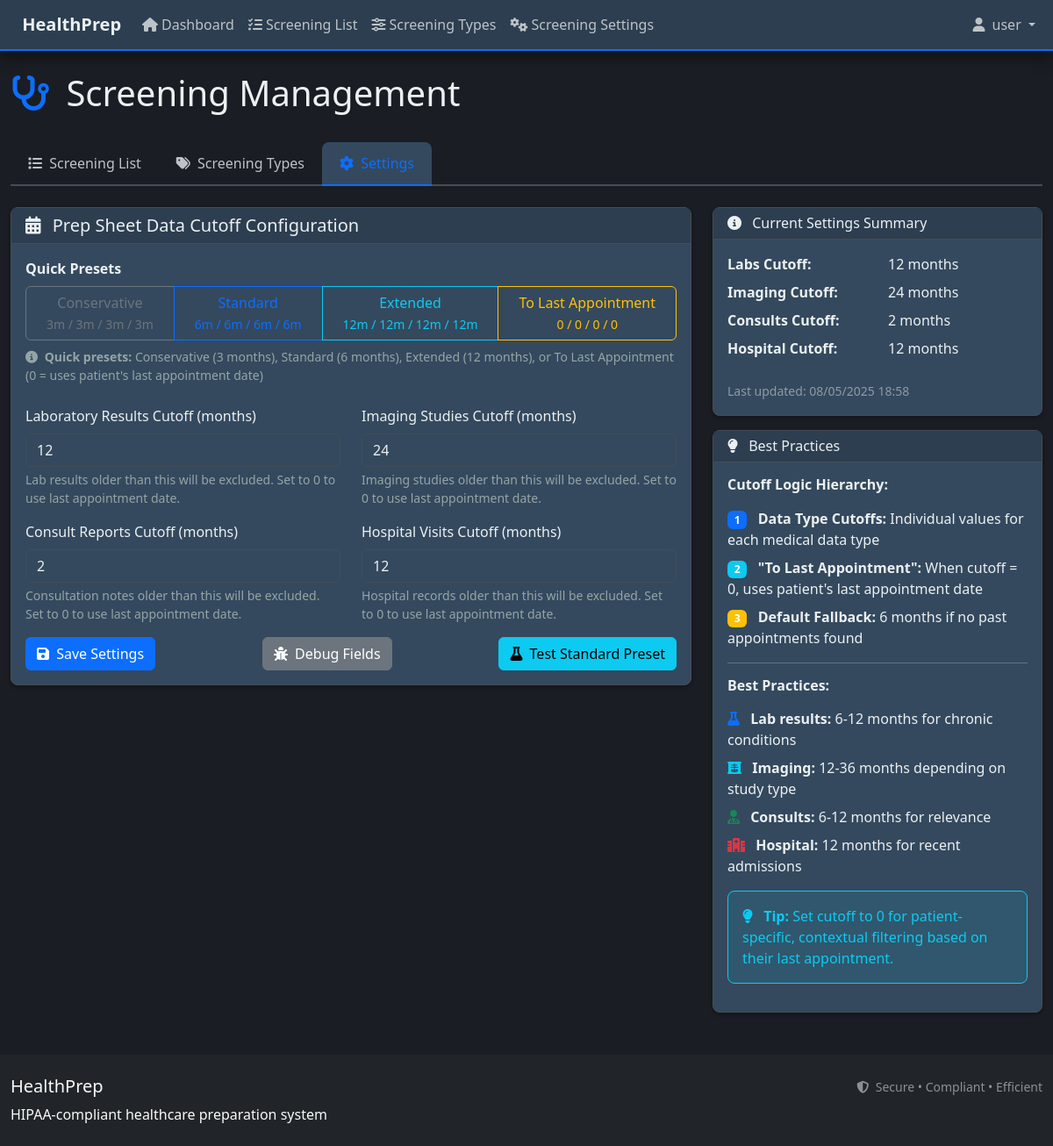
The app's page /screening/settings (signed in), older data.
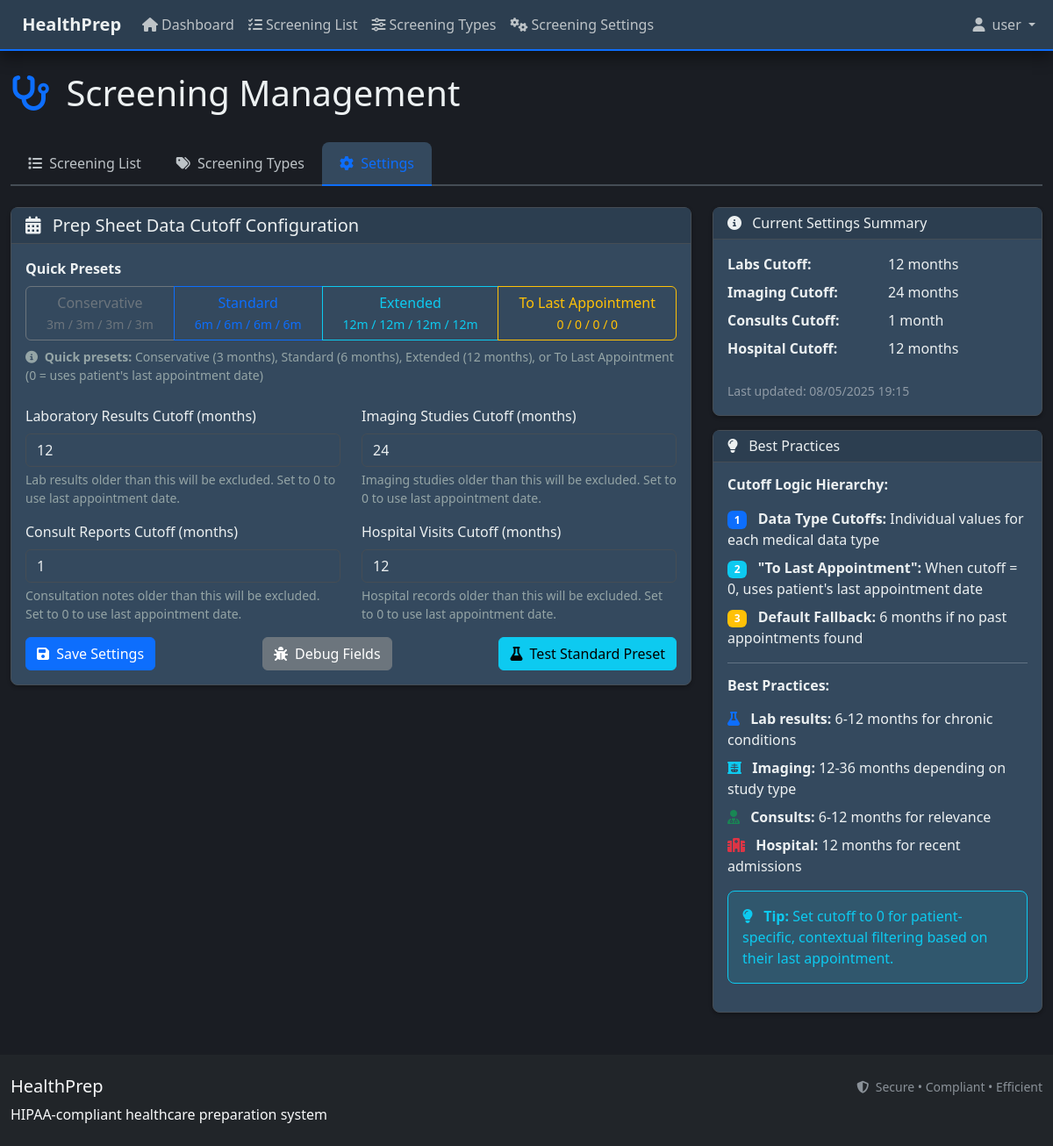
The same page, newer data.
### models.py (models this page shows, shortened)
class User(UserMixin, db.Model):
    __tablename__ = 'users'
    id = db.Column(db.Integer, primary_key=True)
    username = db.Column(db.String(80), unique=True, nullable=False)
    email = db.Column(db.String(120), unique=True, nullable=False)
    password_hash = db.Column(db.String(255), nullable=False)
    is_admin = db.Column(db.Boolean, default=False, nullable=False)
    created_at = db.Column(db.DateTime, default=datetime.utcnow)
    last_login = db.Column(db.DateTime)
    @property
    def is_active(self):
        return True  # All users are active by default

class PrepSheetSettings(db.Model):
    __tablename__ = 'prep_sheet_settings'
    id = db.Column(db.Integer, primary_key=True)
    labs_cutoff_months = db.Column(db.Integer, default=12)
    imaging_cutoff_months = db.Column(db.Integer, default=24)
    consults_cutoff_months = db.Column(db.Integer, default=12)
    hospital_cutoff_months = db.Column(db.Integer, default=12)
    updated_at = db.Column(db.DateTime, default=datetime.utcnow, onupdate=datetime.utcnow)
    def get_cutoff_display(self, cutoff_type):
        cutoff_map = {
            'labs': self.labs_cutoff_months,
            'imaging': self.imaging_cutoff_months,
            'consults': self.consults_cutoff_months,
            'hospital': self.hospital_cutoff_months
        }
        cutoff_value = cutoff_map.get(cutoff_type, 0)
        if cutoff_value == 0:
            return "To Last Appointment"
        elif cutoff_value == 1:
            return "1 month"
        else:
            return f"{cutoff_value} months"

### routes/screening_routes.py (the view, shortened to what this page needs)
@screening_bp.route('/settings', methods=['GET', 'POST'])
@login_required
def screening_settings():
    try:
        from forms import PrepSheetSettingsForm
        from models import PrepSheetSettings
        settings = PrepSheetSettings.query.first()
        if not settings:
            settings = PrepSheetSettings()
            db.session.add(settings)
            db.session.commit()
        form = PrepSheetSettingsForm(obj=settings)
        return render_template('screening/settings.html', form=form, settings=settings)
    except Exception as e:
        logger.error(f"Error in screening settings: {str(e)}")
        flash('Error loading screening settings', 'error')
        return render_template('error/500.html'), 500

### templates/screening/settings.html (shortened to what this page needs)
{% extends 'base_user.html' %}
{% block content %}
<div class="d-flex justify-content-between align-items-center mb-4">
    <h1>
        <i class="fas fa-stethoscope me-2 text-primary"></i>
        Screening Management
    </h1>
</div>
<ul class="nav nav-tabs mb-4" id="screeningTabs" role="tablist">
    <li class="nav-item" role="presentation">
        <a class="nav-link" href="{{ url_for('screening.screening_list') }}" role="tab">
            <i class="fas fa-list me-1"></i>
            Screening List
        </a>
    </li>
    <li class="nav-item" role="presentation">
        <a class="nav-link" href="{{ url_for('screening.screening_types') }}" role="tab">
            <i class="fas fa-tags me-1"></i>
            Screening Types
        </a>
    </li>
    <li class="nav-item" role="presentation">
        <a class="nav-link active" href="{{ url_for('screening.screening_settings') }}" role="tab">
            <i class="fas fa-cog me-1"></i>
            Settings
        </a>
    </li>
</ul>
<div class="row">
    <div class="col-lg-8">
        <div class="card">
            <div class="card-header">
                <h5 class="mb-0">
                    <i class="fas fa-calendar-alt me-2"></i>
                    Prep Sheet Data Cutoff Configuration
                </h5>
            </div>
            <div class="card-body">
                <div class="mb-4">
                    <label class="form-label fw-bold">Quick Presets</label>
                    <div class="btn-group w-100" role="group" aria-label="Cutoff presets">
                        <button type="button" class="btn btn-outline-secondary preset-btn" data-preset="3,3,3,3">
                            Conservative<br><small>3m / 3m / 3m / 3m</small>
                        </button>
                        <button type="button" class="btn btn-outline-primary preset-btn" data-preset="6,6,6,6">
                            Standard<br><small>6m / 6m / 6m / 6m</small>
                        </button>
                        <button type="button" class="btn btn-outline-info preset-btn" data-preset="12,12,12,12">
                            Extended<br><small>12m / 12m / 12m / 12m</small>
                        </button>
                        <button type="button" class="btn btn-outline-warning preset-btn" data-preset="0,0,0,0">
                            To Last Appointment<br><small>0 / 0 / 0 / 0</small>
                        </button>
                    </div>
                    <div class="form-text mt-2">
                        <i class="fas fa-info-circle me-1"></i>
                        <strong>Quick presets:</strong> Conservative (3 months), Standard (6 months), Extended (12 months), or To Last Appointment (0 = uses patient's last appointment date)
                    </div>
                </div>
                <form method="POST" id="cutoff-settings-form">
                    <div class="row">
                        <div class="col-md-6">
                            <div class="mb-3">
                                {{ form.labs_cutoff_months.label(class="form-label") }}
                                {{ form.labs_cutoff_months(class="form-control", id="labs_cutoff_months") }}
                                <div class="form-text">
                                    Lab results older than this will be excluded. Set to 0 to use last appointment date.
                                </div>
                            </div>
                        </div>
                        <div class="col-md-6">
                            <div class="mb-3">
                                {{ form.imaging_cutoff_months.label(class="form-label") }}
                                {{ form.imaging_cutoff_months(class="form-control", id="imaging_cutoff_months") }}
                                <div class="form-text">
                                    Imaging studies older than this will be excluded. Set to 0 to use last appointment date.
                                </div>
                            </div>
                        </div>
                    </div>
                    <div class="row">
                        <div class="col-md-6">
                            <div class="mb-3">
                                {{ form.consults_cutoff_months.label(class="form-label") }}
                                {{ form.consults_cutoff_months(class="form-control", id="consults_cutoff_months") }}
                                <div class="form-text">
                                    Consultation notes older than this will be excluded. Set to 0 to use last appointment date.
                                </div>
                            </div>
                        </div>
                        <div class="col-md-6">
                            <div class="mb-3">
                                {{ form.hospital_cutoff_months.label(class="form-label") }}
                                {{ form.hospital_cutoff_months(class="form-control", id="hospital_cutoff_months") }}
                                <div class="form-text">
                                    Hospital records older than this will be excluded. Set to 0 to use last appointment date.
                                </div>
                            </div>
                        </div>
                    </div>
                    <div class="d-flex justify-content-between">
                        <button type="submit" class="btn btn-primary">
                            <i class="fas fa-save me-1"></i>
                            Save Settings
                        </button>
                        <button type="button" class="btn btn-secondary" id="debug-btn">
                            <i class="fas fa-bug me-1"></i>
                            Debug Fields
                        </button>
                        <button type="button" class="btn btn-info" id="test-preset-btn">
                            <i class="fas fa-flask me-1"></i>
                            Test Standard Preset
                        </button>
                    </div>
                </form>
            </div>
        </div>
    </div>
    <div class="col-lg-4">
        <div class="card">
            <div class="card-header">
                <h6 class="mb-0">
                    <i class="fas fa-info-circle me-2"></i>
                    Current Settings Summary
                </h6>
            </div>
            <div class="card-body">
                {% if settings %}
                    <dl class="row">
                        <dt class="col-6">Labs Cutoff:</dt>
                        <dd class="col-6">{{ settings.get_cutoff_display('labs') }}</dd>
                        <dt class="col-6">Imaging Cutoff:</dt>
                        <dd class="col-6">{{ settings.get_cutoff_display('imaging') }}</dd>
                        <dt class="col-6">Consults Cutoff:</dt>
                        <dd class="col-6">{{ settings.get_cutoff_display('consults') }}</dd>
                        <dt class="col-6">Hospital Cutoff:</dt>
                        <dd class="col-6">{{ settings.get_cutoff_display('hospital') }}</dd>
                    </dl>
                    {% if settings.updated_at %}
                        <small class="text-muted">
                            Last updated: {{ settings.updated_at.strftime('%m/%d/%Y %H:%M') }}
                        </small>
                    {% endif %}
                {% else %}
                    <p class="text-muted">No settings configured yet.</p>
                {% endif %}
            </div>
        </div>
        <div class="card mt-3">
            <div class="card-header">
                <h6 class="mb-0">
                    <i class="fas fa-lightbulb me-2"></i>
                    Best Practices
                </h6>
            </div>
            <div class="card-body">
                <h6 class="fw-bold mb-3">Cutoff Logic Hierarchy:</h6>
                <ol class="list-unstyled">
                    <li class="mb-2">
                        <span class="badge bg-primary me-2">1</span>
                        <strong>Data Type Cutoffs:</strong> Individual values for each medical data type
                    </li>
                    <li class="mb-2">
                        <span class="badge bg-info me-2">2</span>
                        <strong>"To Last Appointment":</strong> When cutoff = 0, uses patient's last appointment date
                    </li>
                    <li class="mb-2">
                        <span class="badge bg-warning me-2">3</span>
                        <strong>Default Fallback:</strong> 6 months if no past appointments found
                    </li>
                </ol>
                <hr class="my-3">
                <h6 class="fw-bold mb-3">Best Practices:</h6>
                <ul class="list-unstyled">
                    <li class="mb-2">
                        <i class="fas fa-flask text-primary me-2"></i>
                        <strong>Lab results:</strong> 6-12 months for chronic conditions
                    </li>
                    <li class="mb-2">
                        <i class="fas fa-x-ray text-info me-2"></i>
                        <strong>Imaging:</strong> 12-36 months depending on study type
                    </li>
                    <li class="mb-2">
                        <i class="fas fa-user-md text-success me-2"></i>
                        <strong>Consults:</strong> 6-12 months for relevance
                    </li>
                    <li class="mb-2">
                        <i class="fas fa-hospital text-danger me-2"></i>
                        <strong>Hospital:</strong> 12 months for recent admissions
                    </li>
                </ul>
                <div class="alert alert-info mt-3" role="alert">
                    <i class="fas fa-lightbulb me-2"></i>
                    <strong>Tip:</strong> Set cutoff to 0 for patient-specific, contextual filtering based on their last appointment.
                </div>
            </div>
        </div>
    </div>
</div>
{% endblock %}

### templates/base_user.html (shortened to what this page needs)
<!DOCTYPE html>
<html lang="en" data-bs-theme="dark">
<head>
    <link href="https://cdn.jsdelivr.net/npm/bootstrap@5.3.0/dist/css/bootstrap.min.css" rel="stylesheet">
    <link href="https://cdnjs.cloudflare.com/ajax/libs/font-awesome/6.4.0/css/all.min.css" rel="stylesheet">
    <link href="{{ url_for('static', filename='css/custom.css') }}" rel="stylesheet">
    <link href="{{ url_for('static', filename='css/medical_terminology_ui.css') }}" rel="stylesheet">
    <link href="{{ url_for('static', filename='css/loading-states.css') }}" rel="stylesheet">
</head>
<body>
    <nav class="navbar navbar-expand-lg navbar-dark bg-primary">
        <div class="container">
            <a class="navbar-brand" href="{{ url_for('ui.dashboard') }}">
                HealthPrep
            </a>
            <div class="collapse navbar-collapse" id="navbarNav">
                <ul class="navbar-nav me-auto">
                    <li class="nav-item">
                        <a class="nav-link" href="{{ url_for('ui.dashboard') }}">
                            <i class="fas fa-home me-1"></i>Dashboard
                        </a>
                    </li>
                    <li class="nav-item">
                        <a class="nav-link" href="{{ url_for('screening.screening_list', view='list') }}">
                            <i class="fas fa-list-check me-1"></i>Screening List
                        </a>
                    </li>
                    <li class="nav-item">
                        <a class="nav-link" href="{{ url_for('screening.screening_list', view='types') }}">
                            <i class="fas fa-sliders-h me-1"></i>Screening Types
                        </a>
                    </li>
                    <li class="nav-item">
                        <a class="nav-link" href="{{ url_for('screening.screening_list', view='settings') }}">
                            <i class="fas fa-cogs me-1"></i>Screening Settings
                        </a>
                    </li>
                </ul>
                <ul class="navbar-nav">
                    {% if current_user.is_authenticated %}
                        <li class="nav-item dropdown">
                            <a class="nav-link dropdown-toggle" href="#" id="userDropdown" role="button" data-bs-toggle="dropdown">
                                <i class="fas fa-user me-1"></i> {{ current_user.username }}
                            </a>
                        </li>
                    {% else %}
                        <li class="nav-item">
                            <a class="nav-link" href="{{ url_for('auth.login') }}">
                                <i class="fas fa-sign-in-alt me-1"></i> Login
                            </a>
                        </li>
                    {% endif %}
                </ul>
            </div>
        </div>
    </nav>
    <main class="container my-4">
        {% block content %}{% endblock %}
    </main>
    <footer class="bg-dark text-light py-4 mt-5">
        <div class="container">
            <div class="row">
                <div class="col-md-6">
                    <h5>HealthPrep</h5>
                    <p class="mb-0">HIPAA-compliant healthcare preparation system</p>
                </div>
                <div class="col-md-6 text-end">
                    <small class="text-muted">
                        <i class="fas fa-shield-alt me-1"></i>
                        Secure • Compliant • Efficient
                    </small>
                </div>
            </div>
        </div>
    </footer>
</body>
</html>

Row changes from the older to the newer data that the page shows:
changed PrepSheetSettings: cutoff "2 months" → "1 month"; updated_at "08/05/2025 18:58" → "08/05/2025 19:15"
Text that changed along with them:
form field consults_cutoff_months: "2" → "1"
